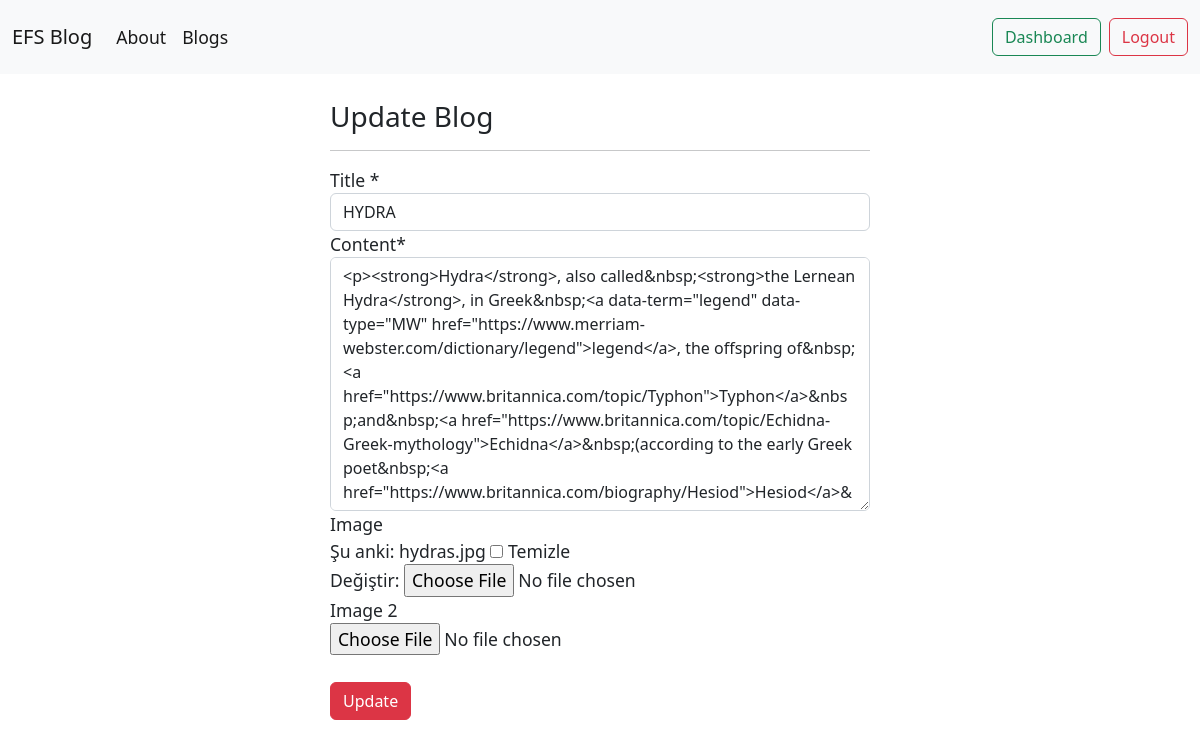
The app's page /blogs/update/57 (signed in), older data.
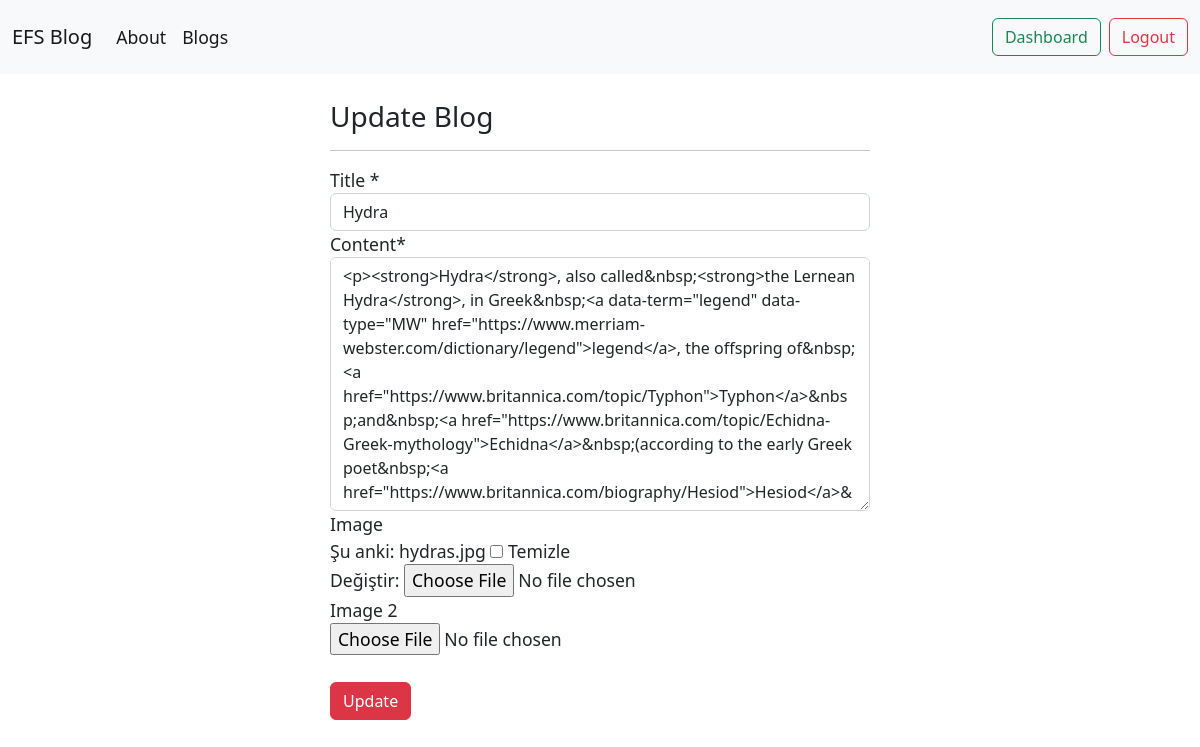
The same page, newer data.
### article/models.py (models this page shows, shortened)
class Article(models.Model):
    author = models.ForeignKey("auth.User", on_delete = models.CASCADE,verbose_name= "Author ")
    title = models.CharField(max_length = 50, verbose_name= "Title ")
    content = RichTextField()
    created_date = models.DateTimeField(auto_now_add=True, verbose_name= "Created Date")
    article_image = models.FileField(blank = True,null = True,verbose_name="Image")
    article_image2 = models.FileField(blank = True,null = True,verbose_name="Image 2")
    class Meta:
        ordering = ['-created_date']

### article/views.py (the view)
# urls.py: path('update/<int:id>',views.updateArticle,name = "update"),
@login_required(login_url="user:login")
def updateArticle(request,id):
    article = get_object_or_404(Article,id = id)
    form = ArticleForm(request.POST or None,request.FILES or None,instance = article)
    if article.author == request.user:
        if form.is_valid():
            article = form.save(commit = False)
            article.author = request.user
            article.save()
            messages.success(request,"Blog is succesfully updated.")
            return redirect("article:dashboard")
    else:
        messages.info(request,"You don't have permission to update this blog or it doesn't exist.")
        return redirect("article:dashboard")
    return render(request,"update.html",{"form":form})

### article/forms.py
class ArticleForm(forms.ModelForm):
    class Meta:
        model = Article
        fields = ["title","content","article_image","article_image2"]

### templates/update.html (shortened to what this page needs)
{% extends 'layout.html' %}
{% load crispy_forms_tags %}
{% block body %}
<div class="row">
    <div class="col-md-6 offset-md-3">
        <h3>Update Blog</h3>
        <hr>
        <form method = "POST" enctype = "multipart/form-data">
            {{ form|crispy }}
            <br>
            <button type = "submit" class = "btn btn-danger">Update</button>
        </form>
    </div>
</div>
{% endblock body %}

Row changes from the older to the newer data that the page shows:
changed Article: title "HYDRA" → "Hydra"
